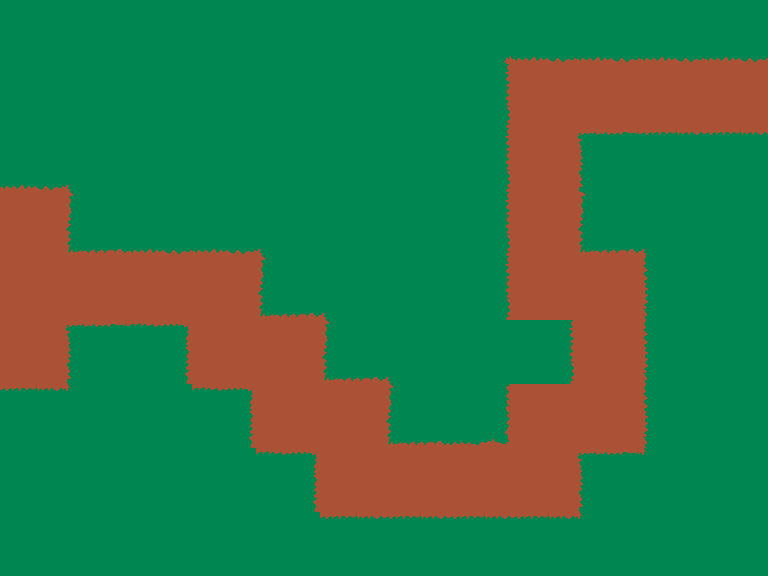

Rendered tile map (Tiled .tmx) drawn with the repository's tilesets; below, a short description and the full map source, tile grids included:
An orthogonal 12x9 tile map with 64x64 px tiles, 1 tile layer (ground).

<map version="1.10" tiledversion="1.11.0" orientation="orthogonal" renderorder="right-down" width="12" height="9" tilewidth="64" tileheight="64" infinite="0" nextlayerid="5" nextobjectid="9">
 <tileset firstgid="1" source="CatWarsTilemap.tsx" />
 <layer id="1" name="ground" width="12" height="9">
  <data encoding="csv">
10,10,10,10,10,10,10,4,18,18,18,18,
10,10,10,10,10,10,10,11,20,20,20,20,
18,5,10,10,10,10,10,11,20,1,2,2,
20,17,18,18,5,10,10,11,20,17,5,10,
20,20,20,20,17,5,10,11,20,20,9,10,
20,1,3,20,20,17,5,10,11,20,9,10,
2,13,10,3,20,20,17,19,20,20,9,10,
10,10,10,10,3,20,20,20,20,1,13,10,
10,10,10,10,10,2,2,2,2,13,10,10
</data>
 </layer>
</map>
